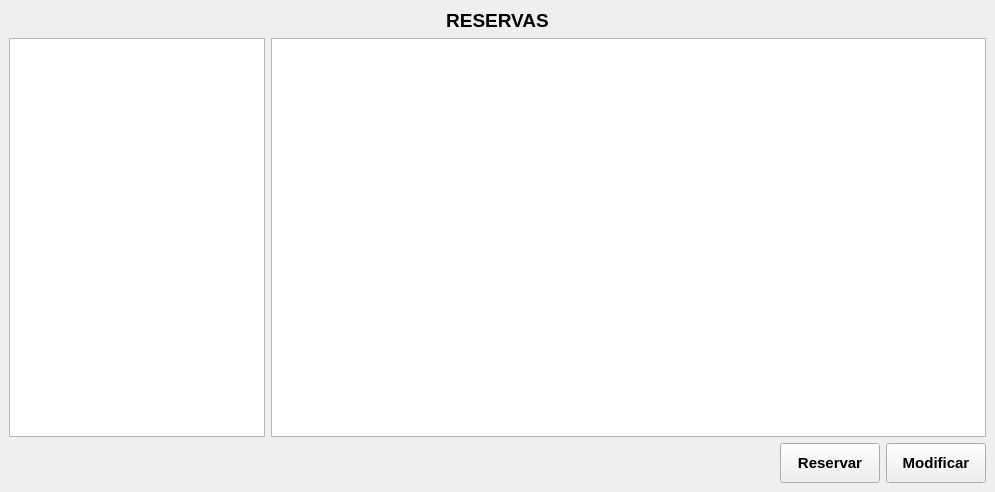
<?xml version="1.0" encoding="UTF-8"?>
<ui version="4.0">
 <class>MostrarReservas</class>
 <widget class="QMainWindow" name="MostrarReservas">
  <property name="windowModality">
   <enum>Qt::WindowModality::WindowModal</enum>
  </property>
  <property name="geometry">
   <rect>
    <x>0</x>
    <y>0</y>
    <width>995</width>
    <height>492</height>
   </rect>
  </property>
  <property name="windowTitle">
   <string>Reservas</string>
  </property>
  <property name="toolTip">
   <string>Listado de reservas</string>
  </property>
  <widget class="QWidget" name="vcCentralWidget">
   <layout class="QVBoxLayout" name="verticalLayout">
    <item>
     <widget class="QLabel" name="vCLblTitulo">
      <property name="font">
       <font>
        <pointsize>14</pointsize>
        <bold>true</bold>
       </font>
      </property>
      <property name="toolTip">
       <string>Reservas</string>
      </property>
      <property name="text">
       <string>RESERVAS</string>
      </property>
      <property name="alignment">
       <set>Qt::AlignmentFlag::AlignCenter</set>
      </property>
     </widget>
    </item>
    <item>
     <layout class="QHBoxLayout" name="horizontalLayout_2">
      <item>
       <widget class="QListWidget" name="vcListWidSalones">
        <property name="sizePolicy">
         <sizepolicy hsizetype="Maximum" vsizetype="Expanding">
          <horstretch>0</horstretch>
          <verstretch>0</verstretch>
         </sizepolicy>
        </property>
        <property name="font">
         <font>
          <pointsize>11</pointsize>
         </font>
        </property>
        <property name="toolTip">
         <string>Salones disponibles</string>
        </property>
       </widget>
      </item>
      <item>
       <widget class="QTableView" name="vcGridReservas">
        <property name="sizePolicy">
         <sizepolicy hsizetype="Minimum" vsizetype="Expanding">
          <horstretch>0</horstretch>
          <verstretch>0</verstretch>
         </sizepolicy>
        </property>
        <property name="font">
         <font>
          <pointsize>11</pointsize>
         </font>
        </property>
        <property name="toolTip">
         <string>Listado de reservas</string>
        </property>
       </widget>
      </item>
     </layout>
    </item>
    <item>
     <layout class="QHBoxLayout" name="horizontalLayout">
      <item>
       <spacer name="horizontalSpacer">
        <property name="orientation">
         <enum>Qt::Orientation::Horizontal</enum>
        </property>
        <property name="sizeHint" stdset="0">
         <size>
          <width>40</width>
          <height>20</height>
         </size>
        </property>
       </spacer>
      </item>
      <item>
       <widget class="QPushButton" name="vcbtnReservar">
        <property name="sizePolicy">
         <sizepolicy hsizetype="Minimum" vsizetype="Minimum">
          <horstretch>0</horstretch>
          <verstretch>0</verstretch>
         </sizepolicy>
        </property>
        <property name="minimumSize">
         <size>
          <width>100</width>
          <height>40</height>
         </size>
        </property>
        <property name="font">
         <font>
          <pointsize>11</pointsize>
          <bold>true</bold>
         </font>
        </property>
        <property name="toolTip">
         <string>Crear nueva reserva</string>
        </property>
        <property name="text">
         <string>Reservar</string>
        </property>
       </widget>
      </item>
      <item>
       <widget class="QPushButton" name="vcbtnModificar">
        <property name="sizePolicy">
         <sizepolicy hsizetype="Minimum" vsizetype="Minimum">
          <horstretch>0</horstretch>
          <verstretch>0</verstretch>
         </sizepolicy>
        </property>
        <property name="minimumSize">
         <size>
          <width>100</width>
          <height>40</height>
         </size>
        </property>
        <property name="font">
         <font>
          <pointsize>11</pointsize>
          <bold>true</bold>
         </font>
        </property>
        <property name="toolTip">
         <string>Modificar reserva seleccionada</string>
        </property>
        <property name="text">
         <string>Modificar</string>
        </property>
       </widget>
      </item>
     </layout>
    </item>
   </layout>
  </widget>
 </widget>
 <resources/>
 <connections/>
</ui>
